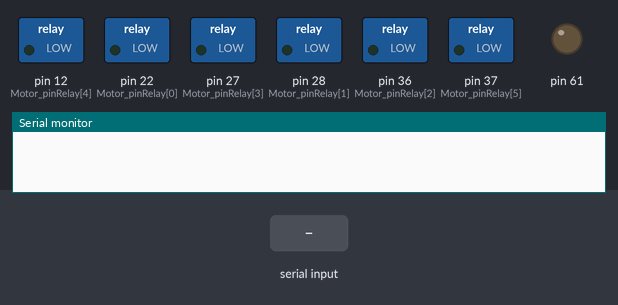
A sketch run on a simulated Arduino Mega 2560, built with avr-gcc and run on an emulated ATmega2560. On the bench: switched loads named in the sketch (green lamp = pin HIGH), output pins drawn as LEDs (lit = HIGH), the last lines printed to the serial monitor. The test bench sets the inputs (shaded band).

Above: at 1.2 s.
1.3 s: "L90\n" received over Serial
At 2.0 s:
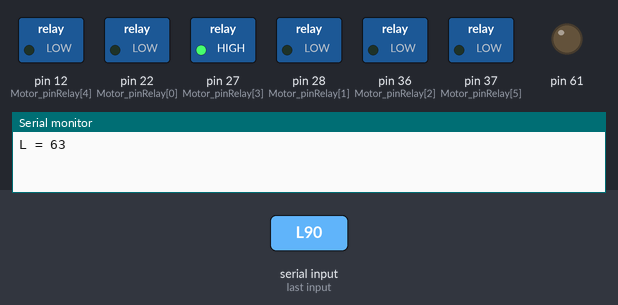
2.8 s: "R90\n" received over Serial
At 3.1 s:
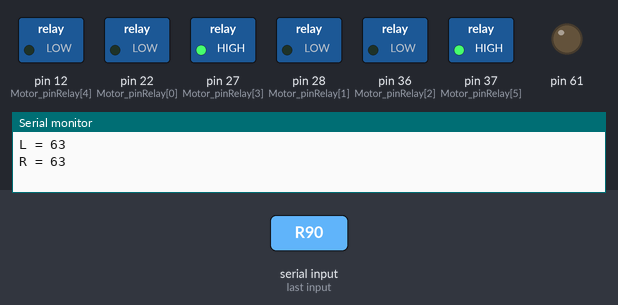
4.3 s: "C90\n" received over Serial
At 5.4 s:
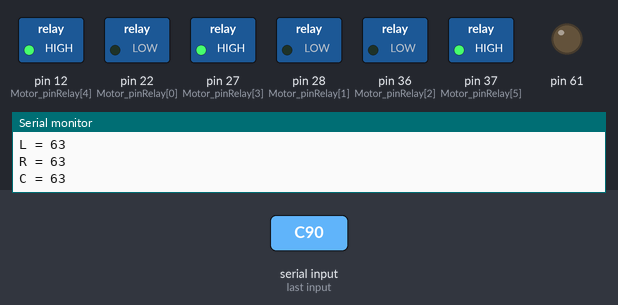
Timing chart, 0 to 7.3 s (numbered marks = the images above; inputs shaded):
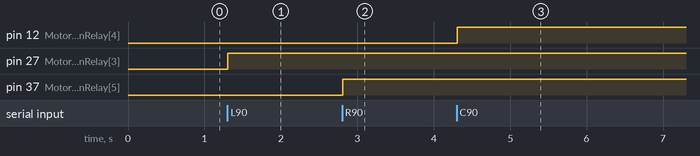

Measured:
- after the input at 1.3 s, pin 27 (Motor_pinRelay[3]): LOW → HIGH at once
- after the input at 2.8 s, pin 37 (Motor_pinRelay[5]): LOW → HIGH at once
- after the input at 4.3 s, pin 12 (Motor_pinRelay[4]): LOW → HIGH at once

The sketch:

Simulator_3DOF-RelayControl.ino
```cpp
/*
 * Arduino Mega
 * Motor Relay Control
 * 3 DOF Motion Simulator
 *
 * Date : 20150903
 * Artist by SiRyuA.
 */

#define UP 1
#define DOWN 0
#define STOP 2
#define timedelay 5000

// Relay Port
int Motor_pinRelay[6]={22, 28, 36, 27, 12, 37};

// Axis Data
char AxisData;
int Degree,
    GPos = 0,
    GPos1 = 0,
    GPos10 = 0,
    GPos100 = 0;

// Start
void setup() {
  // put your setup code here, to run once:
  Serial.begin(9600);
  Motor_pinSetup();
}

void loop() {
  Motor_Move();
}

// Pin Include
void Motor_pinSetup(void) {
  for(char i=0; i<=8; i++) {
    pinMode(Motor_pinRelay[i], OUTPUT);
  }
}

// Motor Control
void Motor_Control(int motor, char mode) {
  if(mode == UP) {
    digitalWrite(Motor_pinRelay[motor], HIGH);
    digitalWrite(Motor_pinRelay[(motor+3)], LOW);
  }
  else if(mode == DOWN) {
    digitalWrite(Motor_pinRelay[motor], LOW);
    digitalWrite(Motor_pinRelay[(motor+3)], HIGH);
  }
  else {
    digitalWrite(Motor_pinRelay[motor], LOW);
    digitalWrite(Motor_pinRelay[(motor+3)], LOW);
  }
}

void Motor_Move(void) {
  while(Serial.available() > 0) {
    AxisData = Serial.read();
    
    if(AxisData == 'L') Motor_Pos(AxisData);
    if(AxisData == 'R') Motor_Pos(AxisData);
    if(AxisData == 'C') Motor_Pos(AxisData);
    if(AxisData == 'S') {
      Serial.println("S");
      Motor_Control(0, STOP);
      Motor_Control(1, STOP);
      Motor_Control(2, STOP);
    }
  }
}

void Motor_Pos(char which_motor) {
  delay(2);
  int GPos100 = Serial.read()- '0';
  delay(2);
  int GPos10  = Serial.read()- '0';
  delay(2);
  int GPos1   = Serial.read()- '0';
  
  if(GPos1 < 0) GPos = GPos10 + 10*GPos100;
  if(GPos1 < 0 && GPos10 < 0) GPos = GPos100;
  if(GPos100 < 0) GPos = 127;
  if(GPos1 >= 0 && GPos10 >= 0 && GPos100 >= 0) GPos = 100 * GPos100 + 10 * GPos10 + GPos1;
  
  Degree = map(GPos, 0, 255, 0, 180);

  if(which_motor == 'L'){
    Serial.print("L = ");
    Serial.println(Degree);

    if(Degree >= 90) Motor_Control(0, UP);
    else Motor_Control(0, DOWN);
  }

  if(which_motor == 'R'){
    Serial.print("R = ");
    Serial.println(Degree);

    if(Degree >= 90) Motor_Control(2, UP);
    else Motor_Control(2, DOWN);
  }

  if(which_motor == 'C'){
    Serial.print("C = ");
    Serial.println(Degree);

    if(Degree >= 90) Motor_Control(1, UP);
    else Motor_Control(1, DOWN);
  }
}
```
